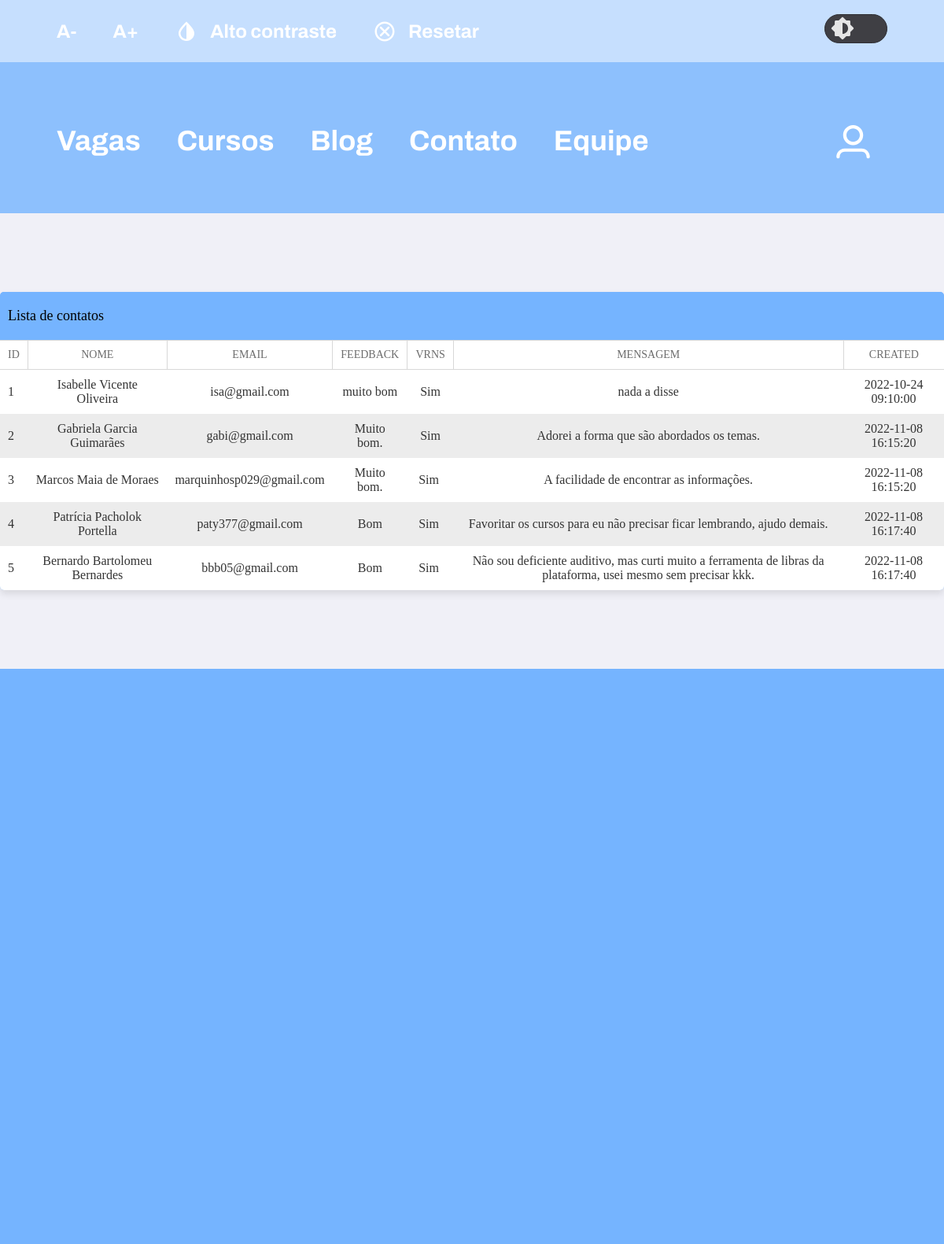
Screenshot of /versão_php/src/listar_contatos.php (signed in) with the database file from the repository.
### tables this page shows
CREATE TABLE `tb_contato` (
  `id` int(11) NOT NULL,
  `nome` varchar(200) NOT NULL,
  `email` varchar(200) NOT NULL,
  `feedback` varchar(200) NOT NULL,
  `vrns` varchar(200) NOT NULL,
  `mensagem` varchar(200) NOT NULL,
  `created` datetime NOT NULL
);

### versão_php/src/listar_contatos.php (the view, shortened to what this page needs)
<?php
include("./processamento/conexao.php");
?>
<!DOCTYPE html>
<html lang="pt-br">
<head>
  <link rel="stylesheet" href="./css/style.css" />
  <link rel="stylesheet" href="./css/theme.css">
  <link rel="stylesheet" type="text/css" href="./css/listagem-tabela.css" />
</head>
<body id="zoombody">
  <?php include('header.php') ?>
  <main>
<div id="content">
                <div id="tabelaUsuarios">
                    <span class="title">Lista de contatos</span>
                    <?php
     if (isset($_SESSION['adm'])) {
    $sql = "SELECT * FROM  tb_contato";
    $res = $conn->query($sql);
    $qp = $res->num_rows;
    if ($qp > 0) {
      print "<table>";
      print " <thead>";
      print "<tr>";
       print "<td>" . "id" . "</td>";
       print "<td>" . "nome" . "</td>";
       print "<td>" . "email" . "</td>";
       print "<td>" . "feedback". "</td>";
       print "<td>" . "vrns" . "</td>";
       print "<td>" . "mensagem" . "</td>";
       print "<td>" . "created" . "</td>";
      print "</tr>";
      print " </thead>";
      print "<tbody>";
      while ($row_contato = $res->fetch_object()) {
        print "<tr>";
        print "<td>" . $row_contato->id ."</td>";
        print "<td>" . $row_contato->nome . "</td>";
        print "<td>" . $row_contato->email . "</td>";
        print "<td>" . $row_contato->feedback . "</td>";
        print "<td>". $row_contato->vrns . "</td>";
        print "<td>"  . $row_contato->mensagem .  "</td>";
        print "<td>" . $row_contato->created . "</td>";
        print "</tr>";
      }
    }
  }
        print "</table>";
   ?>             </div>
        </div>
  </main>
  <?php include('footer.php') ?>
</body>
</html>

### versão_php/src/css/style.css (style rules this page uses)
* { margin: 0; padding: 0; box-sizing: border-box; }
html { --primary-blue: #75b4ff; --primary-blue-header: rgba(117, 180, 255, 0.8); --white: #ffffff; --white-opacity: rgba(255, 255, 255, 0.5); --primary-background: #f0f0f7; --white-opacity-search: hsla(0, 0%, 100%, 0.41); --primary-border: #e6e6f0; --home-blog: hsla(200, 19%, 18%, 1); --background-cards: #fff; --border-contato-home: #e6e6f0; --background-all: #FFFDFD; --black: #000; --title-price: #75b4ff; scroll-behavior: smooth; }
body { font-family: 'Poppins', sans-serif; background-color: var(--primary-background); overflow-x: hidden; }

### versão_php/src/css/listagem-tabela.css (style rules this page uses)
* { margin: 0; padding: 0; outline: none; }
main { margin-bottom: 100px; }
body, html { width: 100%; height: 100%; font-family: 'Poppins', sans-serif; background-color: var(--primary-background); }
div#content { margin: 0 auto; position: relative; }
div#tabelaUsuarios { margin-top: 50px; width: 100%; background: #75b4ff; border-radius: 5px; box-shadow: 0 5px 10px rgba(0, 0, 0, .1); overflow-x: auto; }
div#tabelaUsuarios span.title { font-family: MuseoSans; font-size: 18px; padding: 20px 10px; display: block; background-color: #75b4ff; }
div#tabelaUsuarios table { width: 100%; font-family: FuturaPT; border-top: 1px solid #d8d8d8; border-collapse: collapse; background: white; }
div#tabelaUsuarios table thead td { font-size: 14px; text-transform: uppercase; padding: 10px; text-align: center; border-bottom: 1px solid #d8d8d8; color: #6c6c6c; }
div#tabelaUsuarios table thead td:first-child { text-align: left; }
div#tabelaUsuarios table thead td:nth-child(even) { border-left: 1px solid #d8d8d8; border-right: 1px solid #d8d8d8; }
div#tabelaUsuarios table tbody tr { transition: .3s; cursor: pointer; }
div#tabelaUsuarios table tbody tr:nth-child(even) { background-color: #ececec; }
div#tabelaUsuarios table tbody td { padding: 10px; color: #333; text-align: center; }
div#tabelaUsuarios table tbody td:first-child { text-align: left; }

### rows the page displays
tb_contato: id "1", nome "Isabelle Vicente Oliveira", email "isa@gmail.com", feedback "muito bom", vrns "Sim", mensagem "nada a disse", created "2022-10-24 09:10:00"
tb_contato: id "2", nome "Gabriela Garcia Guimarães", email "gabi@gmail.com", feedback "Muito bom.", vrns "Sim", mensagem "Adorei a forma que são abordados os temas.", created "2022-11-08 16:15:20"
tb_contato: id "3", nome "Marcos Maia de Moraes", email "marquinhosp029@gmail.com", feedback "Muito bom.", vrns "Sim", mensagem "A facilidade de encontrar as informações.", created "2022-11-08 16:15:20"
tb_contato: id "4", nome "Patrícia Pacholok Portella", email "paty377@gmail.com", feedback "Bom", vrns "Sim", mensagem "Favoritar os cursos para eu não precisar ficar lembrando, ajudo demais.", created "2022-11-08 16:17:40"
tb_contato: id "5", nome "Bernardo Bartolomeu Bernardes", email "bbb05@gmail.com", feedback "Bom", vrns "Sim", mensagem "Não sou deficiente auditivo, mas curti muito a ferramenta de libras da plataforma, usei mesmo sem precisar kkk.", created "2022-11-08 16:17:40"
